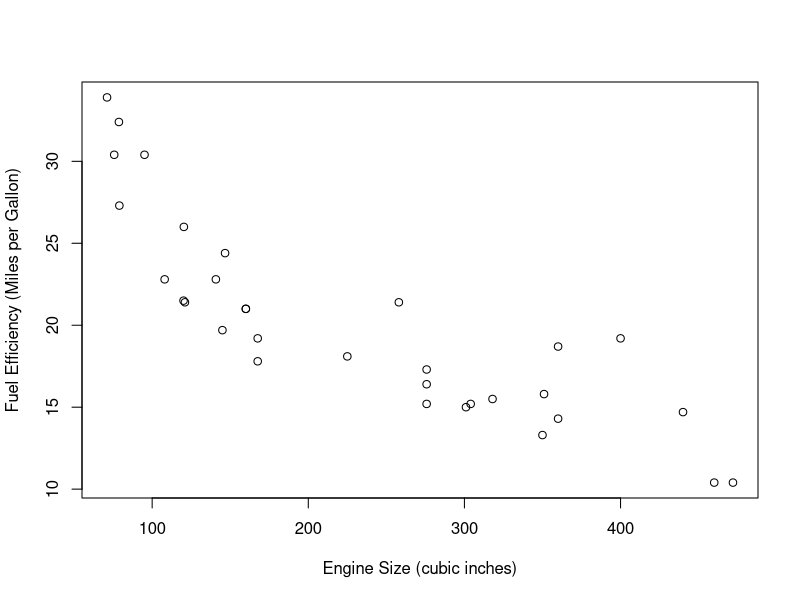
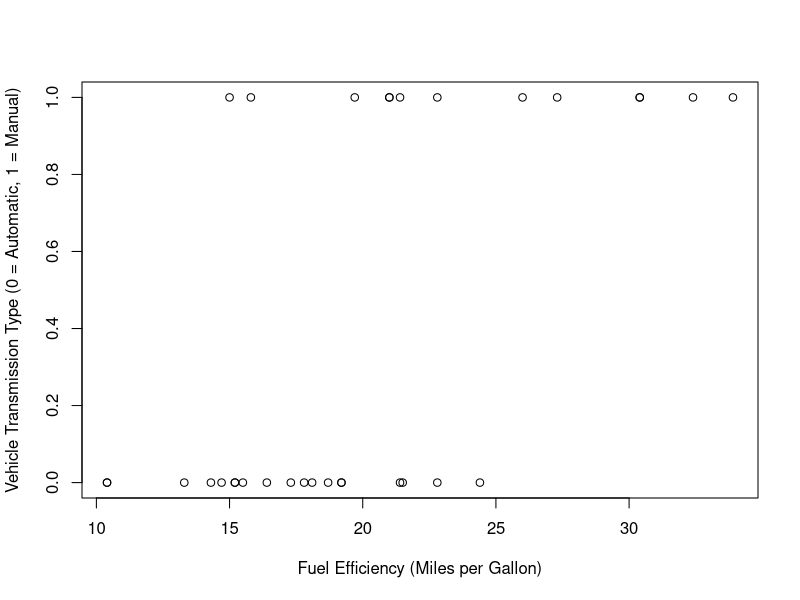
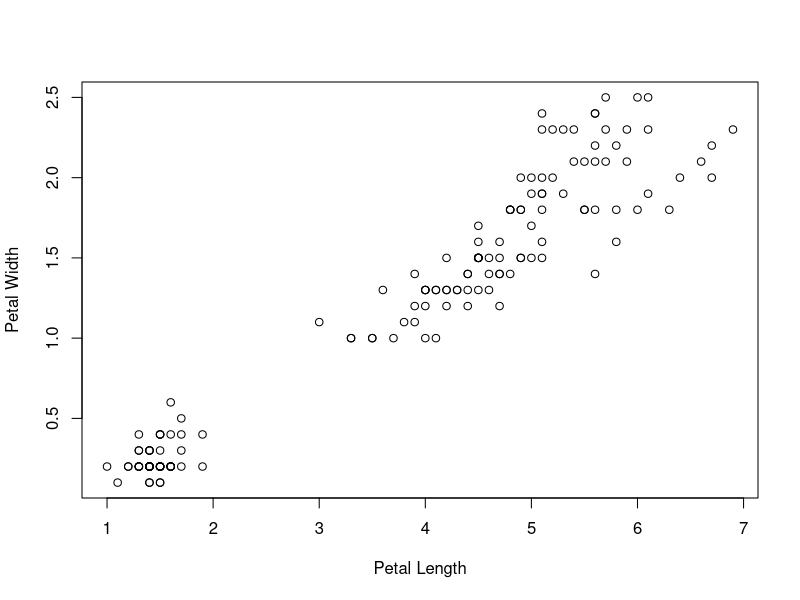
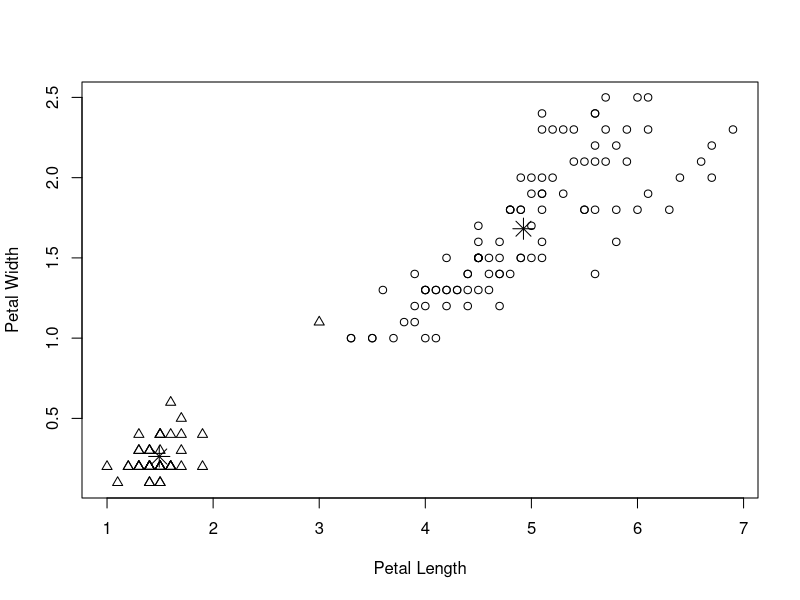
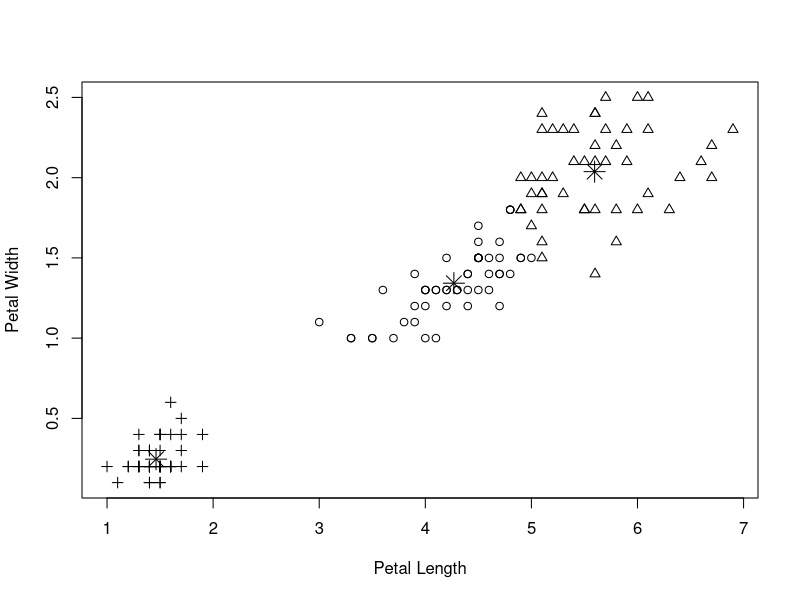
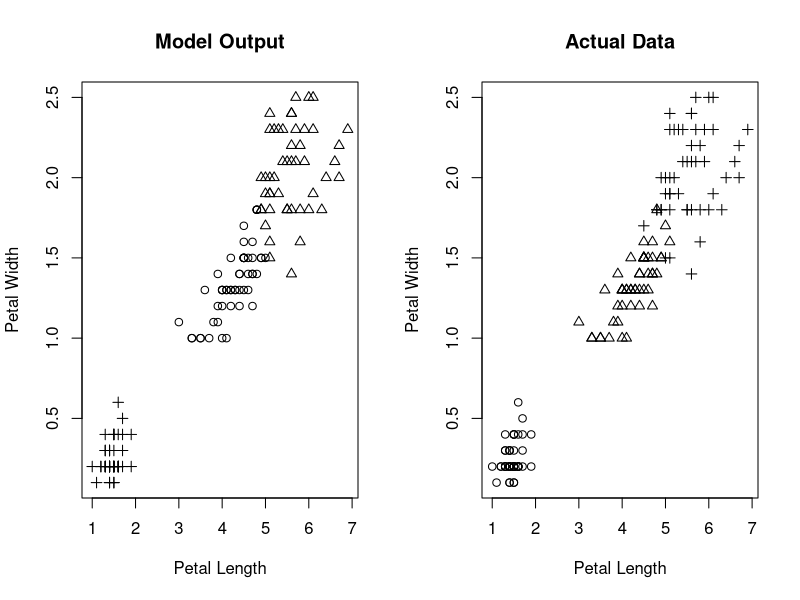

Source code (R) for these figures, in order:
# supervised and unsupervised machine learning

# In the universe of machine learning algorithms, there are two major types: supervised
# and unsupervised. Supervised learning models are those in which a machine learning
# model is scored and tuned against some sort of known quantity. The majority of
# machine learning algorithms are supervised learners. Unsupervised learning models
# are those in which the machine learning model derives patterns and information
# from data while determining the known quantity tuning parameter itself. These are
# more rare in practice, but are useful in their own right and can help guide our thinking
# on where to explore the data for further analysis.

head(mtcars)
plot(y = mtcars$mpg, x = mtcars$disp, xlab = "Engine Size (cubic inches)",
     ylab = "Fuel Efficiency (Miles per Gallon)")

model <- lm(mtcars$mpg ~ mtcars$disp)
coef(model)

model
print(model)

summary(model)

# training and test sets
split_size = 0.8
sample_size = floor(split_size * nrow(mtcars))
set.seed(123)
train_indices <- sample(seq_len(nrow(mtcars)), size = sample_size)

train <- mtcars[train_indices, ]
test <- mtcars[-train_indices, ]

train
test

# build model using train set and test using test set
names(train)
model2 <- lm(mpg ~ disp, data = train)
new.data <- data.frame(disp = test$disp)
test$output <- predict(model2, new.data)
sqrt(sum(test$mpg - test$output)^2/nrow(test))

# classification

plot(x = mtcars$mpg, y = mtcars$am, xlab = "Fuel Efficiency (Miles per Gallon)",
     ylab = "Vehicle Transmission Type (0 = Automatic, 1 = Manual)")

library(caTools)

# function for logistic regression is called LogitBoost

Label.train = train[, 9]
Data.train = train[, -9]

model = LogitBoost(Data.train, Label.train)
Data.test = test
Lab = predict(model, Data.test, type = "raw")
data.frame(row.names(test), test$mpg, test$am, Lab)

# supervized clustering methods

plot(x = iris$Petal.Length, y = iris$Petal.Width, xlab = "Petal Length",
     ylab = "Petal Width")

# K-means - This algorithm works by first placing a number of random test points in our data—in
# this case, two. Each of our real data points is measured as a distance from these test
# points, and then the test points are moved in a way to minimize that distance

data = data.frame(iris$Petal.Length, iris$Petal.Width)
iris.kmeans <- kmeans(data, 2) # two centers for clusters
plot(x = iris$Petal.Length, y = iris$Petal.Width, pch = iris.kmeans$cluster,
     xlab = "Petal Length", ylab = "Petal Width")
points(iris.kmeans$centers, pch = 8, cex = 2)

# three cluster points
iris.kmeans3 <- kmeans(data, 3)
plot(x = iris$Petal.Length, y = iris$Petal.Width, pch = iris.kmeans3$cluster,
     xlab = "Petal Length", ylab = "Petal Width")
points(iris.kmeans3$centers, pch = 8, cex = 2)

# comparison of predictions vs actual

par(mfrow = c(1, 2))
plot(x = iris$Petal.Length, y = iris$Petal.Width, pch = iris.kmeans3$cluster,
     xlab = "Petal Length", ylab = "Petal Width", main = "Model Output")
plot(x = iris$Petal.Length, y = iris$Petal.Width,
     pch = as.integer(iris$Species),
     xlab = "Petal Length", ylab = "Petal Width", main = "Actual Data")

# look at the confusion matrix
table(iris.kmeans3$cluster, iris$Species)

# tree-based models
